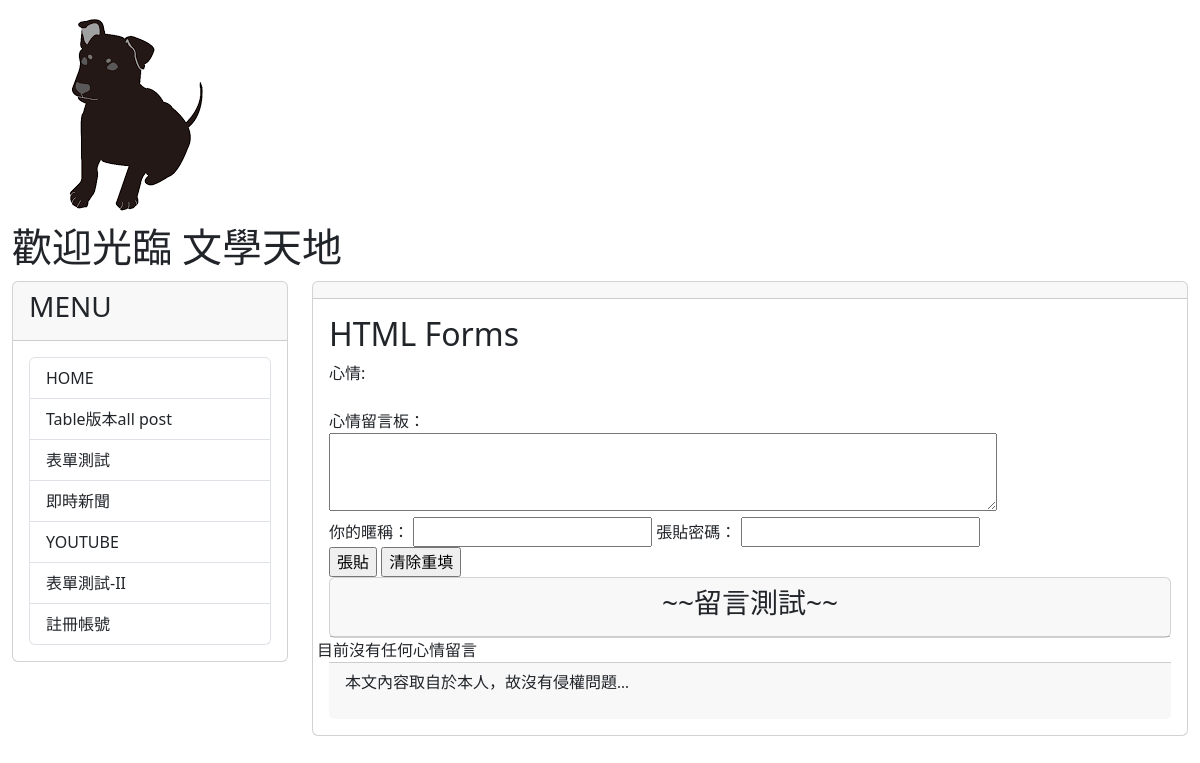
/test/, run on an earlier commit of the app's database.
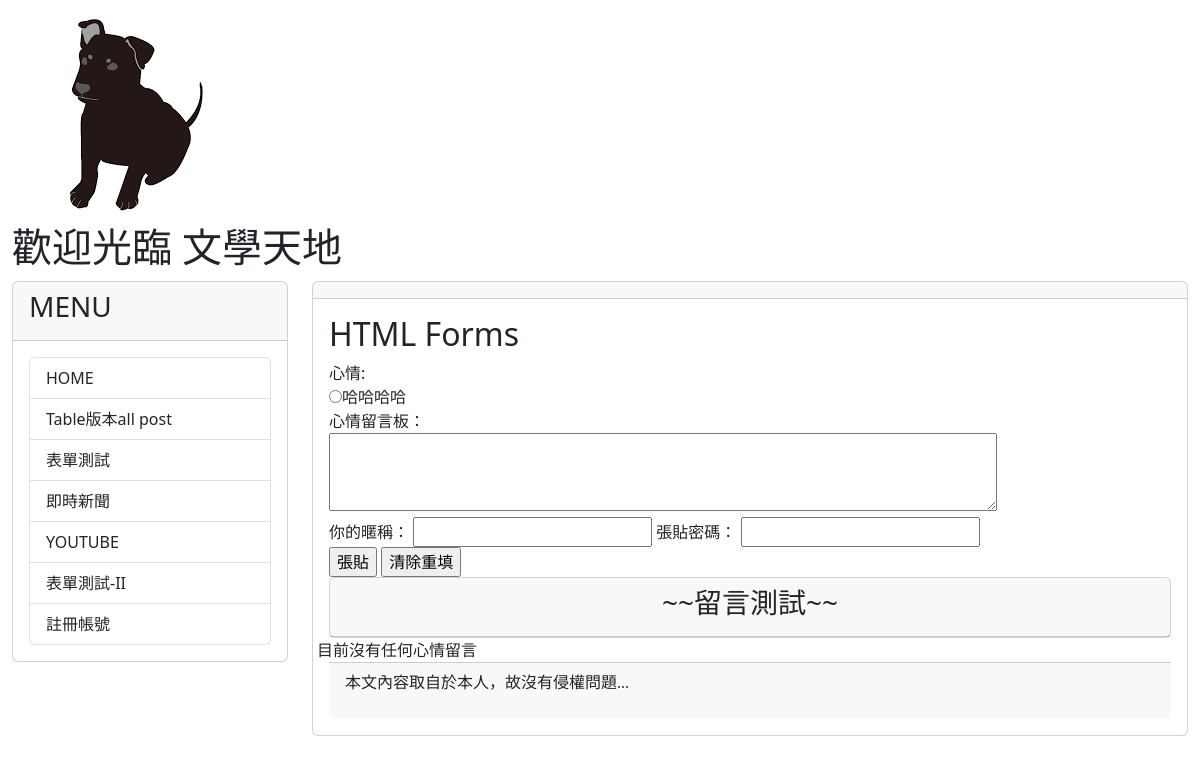
And on a later commit of the database.
### mytest/models.py (models this page shows, shortened)
class Mood(models.Model):
    status = models.CharField(max_length=10, null=False)

### mytest/views.py (the view, shortened to what this page needs)
# urls.py: path('test/', testv.index, name="test-new"),
def index(request):
    posts = Post.objects.filter(enabled=True).order_by('-pub_time')[:30]
    moods = Mood.objects.all()
    if request.method == 'GET':
        return render(request, 'myform.html', locals())
    else:
        message = 'post/get 出現錯誤'
        return render(request, 'myform.html', locals())

### mytest/templates/myform.html (shortened to what this page needs)
{% extends "base2.html" %}
{% block content %}
<h2>HTML Forms</h2>
<form action="" method="post">
  <label for="title">心情:</label><br>
  {% for m in moods %}
  <input type='radio' name='mood' value='{{ m.status }}'>{{ m.status }}</input>
  {% endfor %}
  <br>
  心情留言板：<br/>
  <textarea name='user_post' rows=3 cols=70></textarea>
  <br/>
  <label for='user_id'>你的暱稱：</label>
  <input id='user_id' type='text' name='user_id'>
  <label for='user_pass'>張貼密碼：</label>
  <input id='user_pass' type='password' name='user_pass'><br/>
  <input type='submit' value='張貼'>
  <input type='reset' value='清除重填'>
</form>
<div class='row'>
  <div class='col-md-12'>
      <div class='card'>
          <div class='card-header' align=center>
          <h3>~~留言測試~~</h3>
      </div>
  </div>
</div>
<div class="row">
  {% for p in posts %}
   <div class="col-sm-12 col-md-4">
      <div class='card'>
          <div class='card-header text-white bg-primary'>【{{ p.nickname }}】覺得{{ p.mood }}</div>
          <div class='card-body'>{{ p.message | linebreaks }}</div>
          <div class='card-footer' align='right'>
              <i><small>{{ p.pub_time }}</small></i>
              <i class="bi bi-trash"  onclick='go_delete({{p.id}})'></i>
          </div>
      </div>
  </div>
  {% empty %}
      目前沒有任何心情留言
  {% endfor %}
</div>
{% endblock content %}

What changed in the data, as far as the page shows it:
added Mood: status "哈哈哈哈"
